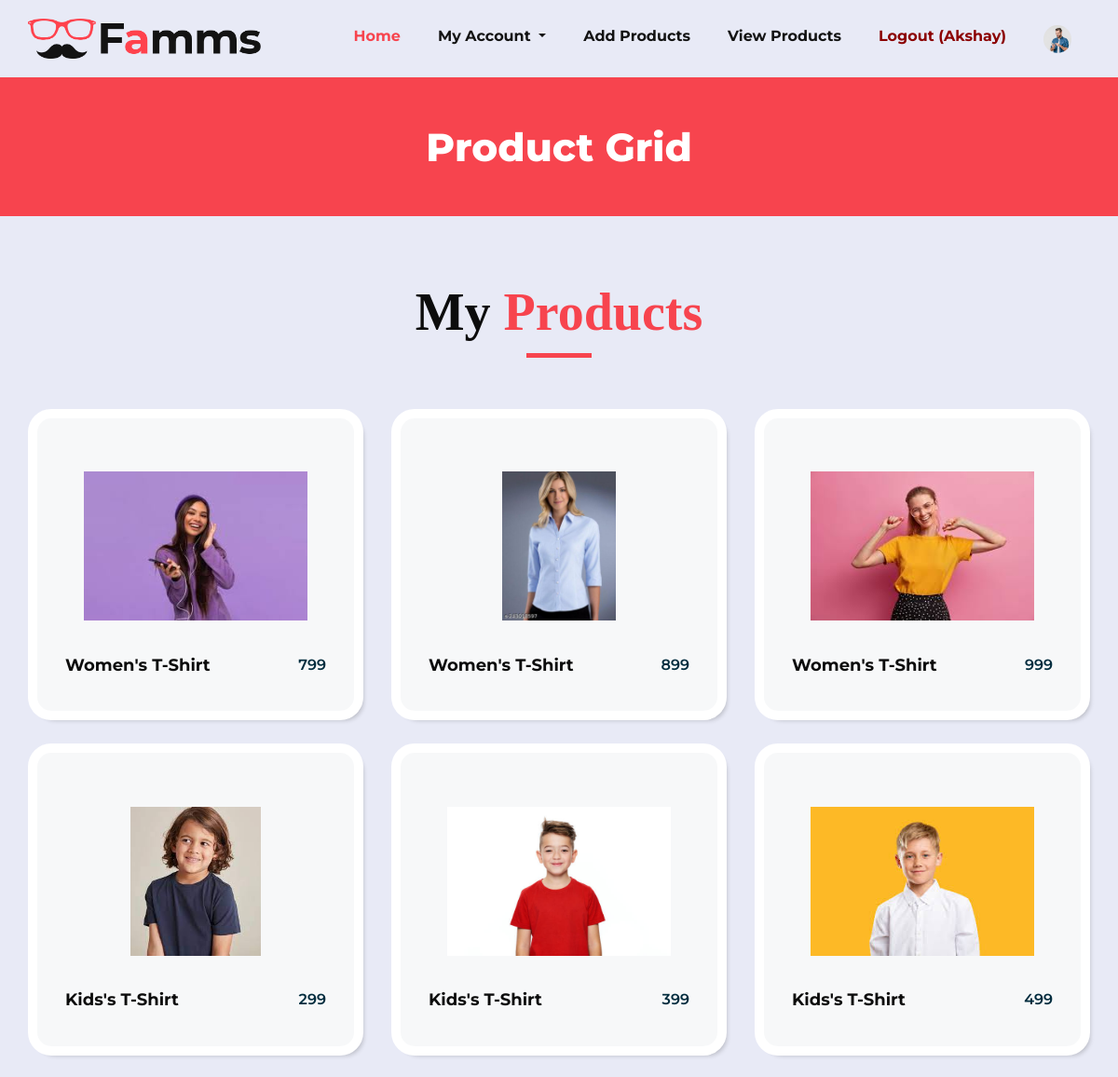
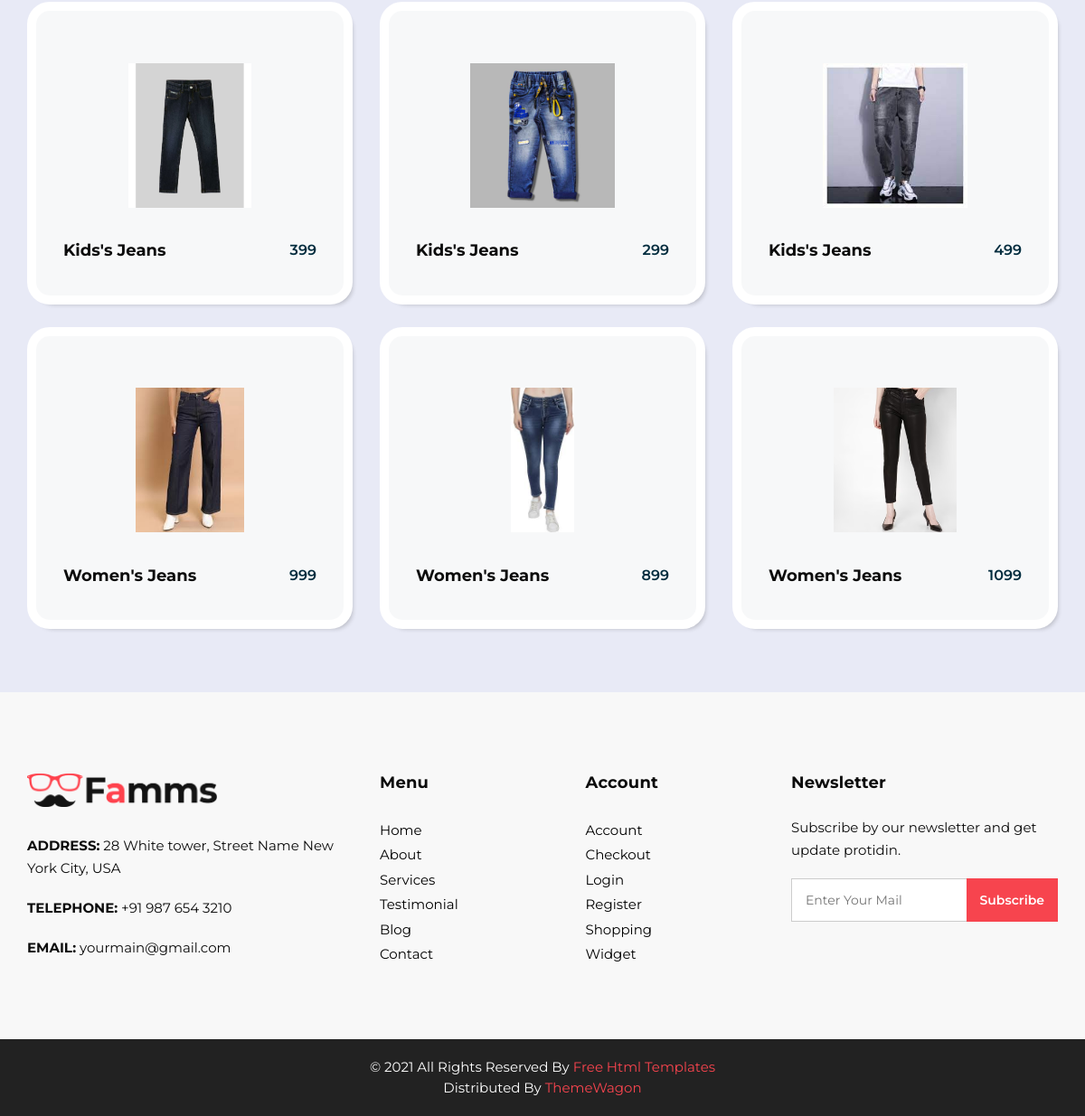
The app's page /view-product/ (signed in) with its own data (2 pictures, top to bottom).
### myapp/models.py (models this page shows, shortened)
class User(models.Model):
	fname = models.CharField(max_length = 100)
	lname = models.CharField(max_length = 100)
	email = models.EmailField()
	mobile = models.PositiveIntegerField()
	address = models.TextField()
	password = models.CharField(max_length = 100)
	usertype = models.CharField(max_length = 100,default = "Buyer")
	profile_picture = models.ImageField(upload_to = "profile_picture/",default = "")

class Product(models.Model):
	category = (
		("Men","Men"),
		("Women","Women"),
		("Kids","Kids"),
	)
	sub_category = (
		("Jeans","Jeans"),
		("T-Shirt","T-Shirt"),
		("Shirts","Shirts"),
	)
	seller = models.ForeignKey(User,on_delete = models.CASCADE)
	product_category = models.CharField(max_length=100,choices = category)
	product_sub_category = models.CharField(max_length=100,choices = sub_category)
	product_name = models.CharField(max_length=100)
	product_price = models.PositiveIntegerField()
	product_image = models.ImageField(upload_to = "product_image/")
	product_desc = models.TextField()

### myapp/views.py (the view)
# urls.py: path('view-product/',views.view_product,name = 'view-product'),
def view_product(request):
	seller = User.objects.get(email = request.session['email'])
	products = Product.objects.filter(seller = seller)
	return render(request,'seller-view-product.html',{'products':products})

### myapp/templates/seller-view-product.html (shortened to what this page needs)
{% extends 'seller-header.html' %}
{% load static %}
{% block content %}
<!DOCTYPE html>
<html>
   <head>
   </head>
   <body class="sub_page">
      <section class="inner_page_head">
         <div class="container_fuild">
            <div class="row">
               <div class="col-md-12">
                  <div class="full">
                     <h3>Product Grid</h3>
                  </div>
               </div>
            </div>
         </div>
      </section>
      <section class="product_section layout_padding">
         <div class="container">
            <div class="heading_container heading_center">
               <h2>
                  My <span>Products</span>
               </h2>
            </div>
            <div class="row">
            {% for i in products %}
               <div class="col-sm-6 col-md-5 col-lg-4">
                  <div class="box">
                     <div class="img-box">
                        <img src="{{i.product_image.url}}" alt="">
                     </div>
                     <div class="detail-box">
                        <h5>
                           {{i.product_category}}'s {{i.product_sub_category}}
                        </h5>
                        <h6>
                          {{i.product_price}}
                        </h6>
                     </div>
                  </div>
               </div>
            {% endfor %}
            </div>
         </div>
      </section>
   </body>
</html>
{% endblock %}

### myapp/templates/seller-header.html (shortened to what this page needs)
{% load static %}
<!DOCTYPE html>
<html>
   <head>
      <link rel="stylesheet" type="text/css" href="{% static 'css/bootstrap.css' %}" />
      <link href="{% static 'css/font-awesome.min.css' %}" rel="stylesheet" />
      <link href="{% static 'css/style.css' %}" rel="stylesheet" />
      <link href="{% static 'css/responsive.css' %}" rel="stylesheet" />
   </head>
   <body>
      <div class="hero_area" style="font-size: 14px;">
         <header class="header_section">
            <div class="container">
               <nav class="navbar navbar-expand-lg custom_nav-container ">
                  <a class="navbar-brand" href="/"><img width="250" src="{% static 'images/logo.png' %}" alt="#" /></a>
                  <div class="collapse navbar-collapse" id="navbarSupportedContent">
                     <ul class="navbar-nav">
                        <li class="nav-item active">
                           <a class="nav-link" href="/">Home <span class="sr-only">(current)</span></a>
                        </li>
                       <li class="nav-item dropdown">
                           <a class="nav-link dropdown-toggle" href="#" data-toggle="dropdown" role="button" aria-haspopup="true" aria-expanded="true"> <span class="nav-label">My Account </a>
                        </li>
                        <li class="nav-item">
                           <a class="nav-link" href="{% url 'add-product' %}">Add Products</a>
                        </li>
                        <li class="nav-item">
                           <a class="nav-link" href="{% url 'view-product' %}">View Products</a>
                        </li>
                        {% if request.session.email %}
                           <li class="nav-item">
                              <a class="nav-link" style="color: darkred;" href="{% url 'logout' %}">Logout ({{ request.session.fname}})</a>
                           </li>
                           <li class="nav-item">
                              <a class="nav-link" style="color: darkred;" href="{% url 'profile' %}"><img src="{{request.session.profile_picture}}" style="width: 30px;height: 30px;border-radius: 50%;object-fit: cover;"></a>
                           </li>
                        {% endif %}
                     </ul>
                  </div>
               </nav>
            </div>
         </header>
{% block content %}
{% endblock %}
      <footer>
         <div class="container">
            <div class="row">
               <div class="col-md-4">
                   <div class="full">
                      <div class="logo_footer">
                        <a href="#"><img width="210" src="{% static 'images/logo.png' %}" alt="#" /></a>
                      </div>
                      <div class="information_f">
                        <p><strong>ADDRESS:</strong> 28 White tower, Street Name New York City, USA</p>
                        <p><strong>TELEPHONE:</strong> +91 987 654 3210</p>
                        <p><strong>EMAIL:</strong> yourmain@gmail.com</p>
                      </div>
                   </div>
               </div>
               <div class="col-md-8">
                  <div class="row">
                  <div class="col-md-7">
                     <div class="row">
                        <div class="col-md-6">
                     <div class="widget_menu">
                        <h3>Menu</h3>
                        <ul>
                           <li><a href="#">Home</a></li>
                           <li><a href="#">About</a></li>
                           <li><a href="#">Services</a></li>
                           <li><a href="#">Testimonial</a></li>
                           <li><a href="#">Blog</a></li>
                           <li><a href="#">Contact</a></li>
                        </ul>
                     </div>
                  </div>
                  <div class="col-md-6">
                     <div class="widget_menu">
                        <h3>Account</h3>
                        <ul>
                           <li><a href="#">Account</a></li>
                           <li><a href="#">Checkout</a></li>
                           <li><a href="#">Login</a></li>
                           <li><a href="#">Register</a></li>
                           <li><a href="#">Shopping</a></li>
                           <li><a href="#">Widget</a></li>
                        </ul>
                     </div>
                  </div>
                     </div>
                  </div>
                  <div class="col-md-5">
                     <div class="widget_menu">
                        <h3>Newsletter</h3>
                        <div class="information_f">
                          <p>Subscribe by our newsletter and get update protidin.</p>
                        </div>
                        <div class="form_sub">
                           <form>
                              <fieldset>
                                 <div class="field">
                                    <input type="email" placeholder="Enter Your Mail" name="email" />
                                    <input type="submit" value="Subscribe" />
                                 </div>
                              </fieldset>
                           </form>
                        </div>
                     </div>
                  </div>
                  </div>
               </div>
            </div>
         </div>
      </footer>
      <div class="cpy_">
         <p class="mx-auto">© 2021 All Rights Reserved By <a href="https://html.design/">Free Html Templates</a><br>
            Distributed By <a href="https://themewagon.com/" target="_blank">ThemeWagon</a>
         </p>
      </div>
   </body>
</html>

### myapp/static/css/responsive.css (style rules this page uses)
@media (min-width: 1200px) { .container { max-width: 1170px; } }

### records on screen
User: session.fname "Akshay"
Product: product_image (picture), product_category "Women", product_sub_category "T-Shirt", product_price "799"
Product: product_image (picture), product_category "Women", product_sub_category "T-Shirt", product_price "899"
Product: product_image (picture), product_category "Women", product_sub_category "T-Shirt", product_price "999"
Product: product_image (picture), product_category "Kids", product_sub_category "T-Shirt", product_price "299"
Product: product_image (picture), product_category "Kids", product_sub_category "T-Shirt", product_price "399"
Product: product_image (picture), product_category "Kids", product_sub_category "T-Shirt", product_price "499"
Product: product_image (picture), product_category "Kids", product_sub_category "Jeans", product_price "399"
Product: product_image (picture), product_category "Kids", product_sub_category "Jeans", product_price "299"
Product: product_image (picture), product_category "Kids", product_sub_category "Jeans", product_price "499"
Product: product_image (picture), product_category "Women", product_sub_category "Jeans", product_price "999"
Product: product_image (picture), product_category "Women", product_sub_category "Jeans", product_price "899"
Product: product_image (picture), product_category "Women", product_sub_category "Jeans", product_price "1099"
